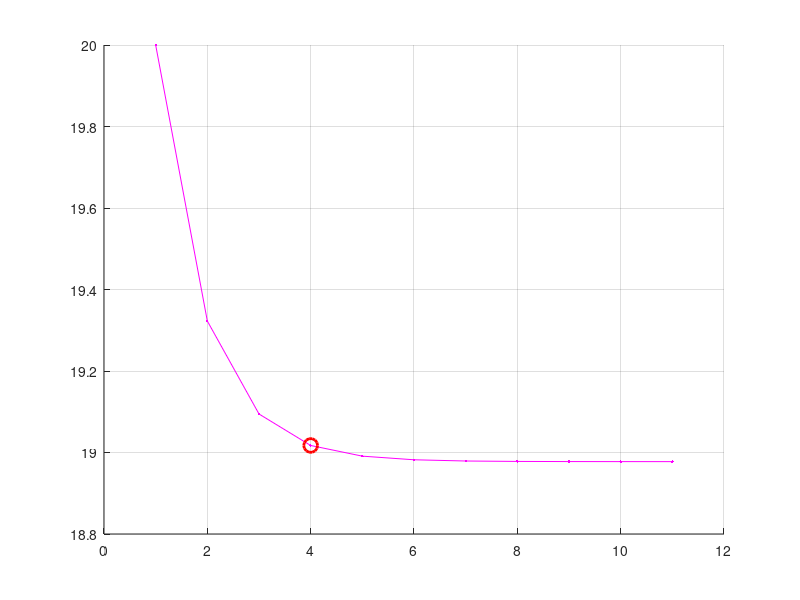

The MATLAB source for this figure:
clear, clc

Wguess = 20;
W = Wguess;
for i = 1:10
    Wto(i) = W;

    Arw = 7.4;         % aspect ratio]
    CL_MAX = 1.5;
    rho = 0.0023769;
    V_stall = 55;
    Sw = (W*2) / (CL_MAX*rho*(V_stall^2)); % wing area
    bw = sqrt(Arw * Sw); % wing span (tip to tip)
    Sth = 0.2 *Sw;
    bth = 1.5;
    S_vt = .41;
    b_vt = 0.7;
    c_vt = .5;

    c_ht = 0.38;
    hac_ht = 0.25;
    hac_vt = 0.25;
    c = 0.8;
    hac = 0.25;
    
% Component Weight Estimates- Nicolai
% Wing Weight 
    
    N=6.6; %Ultimate Load Factor (1.5 times limit load factor)(GIVEN)
    Delta=0*pi/180;%Deg %Wing 1/4 chord sweep angle
    lambdaw =0.4; %Taper Ratio
    tc=0.12; %Maximum Thickness Ratio (GIVEN)
    V_max_kts=80;%kts %Equivalent Vmax at SL

    Ww = 96.948*((W*N/10^5)^0.65*(Arw/cos(Delta))^0.57*(Sw/100)^0.61*((1+lambdaw)/(2*tc))^0.36*(1+V_max_kts/500)^0.5)^0.993;

%% Fuselage Weight

     L_fuse = 5; %ft %Fuselage Length
     W_fuse =.67; %ft %Fuselage Width
     D_fuse = 1/24; %ft %Fuselage Max Depth

    Wf=200*((W*N/10^5)^0.286*(L_fuse/10)^0.857*((W_fuse+D_fuse)/10)*(V_max_kts/100)^0.338)^1.1;

%% Horizontal Tail Weight

    lh=35 / 12 + (.5 - hac) * c - (.5 - hac_ht) * c_ht; %ft %Distance from Wing MACto Tail MAC
    thr=c_ht*.12*12; %inches %horizontal tail max root thickness (chord * thick/chord)

    Wht=127*((W*N/10^5)^0.87*(Sth/100)^1.2*(lh/10)^0.483*(bth/thr)^0.5)^0.458;

%% Landing Gear Weight

% Llg=18; %in    %Length of Main Landing Gear Strut
% Nland=2; %Ultimate Load Factor at Wland
% Wlg=0.054*(Llg)^0.501*(W*Nland)^0.684

%don't need niccolai if we have specific landing gear
    Wlg = 1.5;
%% Weight of propellar 
    Wprop = 0.24;

%% Vertical Tail Weight

    tvr=c_vt*.12*12; %in %Vertical Tail Max Root Thickness (chord * thick/chord * in/ft)

    Wvt= (2)* 98.5*((W*N/10^5)^0.87*( (.5)* S_vt/100)^1.2*( (.5)* b_vt/tvr)^0.5)^0.458;

%% TOTAL STRUCTURAL WEIGHT
    Wstruct=Ww+Wf+Wht+Wvt+Wlg;

%% Total Propulsion Unit (minus Fuel system) Weight

    Weng=1.76; %(lbs) %Bare Engine Weight
    Neng=1; %# Engines

    Wp=2.575*(Weng)^0.922*Neng; %this equation likely over-estimates propulsion unit weight for a small UAV

%% Fuel Weight

     Wfuel = 1.5; %(lbs)

%% Fuel System Weight

%rhof = 6.739; %lb/gal fuel mass density JP-8
%Fg = Wfu / rhof; %gal %Total Fuel
%tankint=1; %percent %Percent of Fuel Tanks that are integral
%Nt=2; %Number of Separate Fuel Tanks
%Wfs=2.49*((Fg)^0.6*(1/(1+tankint))^0.3*Nt^0.2*Neng^0.13)^1.21

% specific fuel system weights (fuel tanks, lines) likely can be found for your aircraft, if so, use those actual values instead of the niccolai equations.
    Wfs = .25;
%% Surface Controls Weight

    Wsc=1.066*W^0.626;
%% Avionics Weight - use weights of specific sensors you choose (camera, servos, computer, GPS & Battery)
     Wau=1.62;
%% Payload Weight
     Wpay=2;
%% TOTAL WEIGHT
    Wto(i)=Wstruct+Wp+Wfs+Wsc+Wpay+Wfuel;
    W = Wto(i);

    Ww_arr(i) = Ww;
    Wf_arr(i) = Wf;
    Wht_arr(i) = Wht;
    Wvt_arr(i) = Wvt;
    Wstruct_arr(i) = Wstruct;
    Wp_arr(i) = Wp;
    Wau_arr(i) = Wau;
end

% W at elbow!!
index = 3;            % should choose x=4
W_pick = Wto(index)

% Outputs of component weights @ index!!
Ww = Ww_arr(index)
Wf = Wf_arr(index)
Wht = Wht_arr(index)
Wvt = Wvt_arr(index)
Wstruct = Wstruct_arr(index)
Wp = Wp_arr(index);
Wau = Wau_arr(index);

figure; grid on; hold on
plot([Wguess Wto], '.-m')
plot(index+1, W_pick, 'or', 'MarkerSize', 10, 'LineWidth', 2)  % +1 bc Wguess is the first point
